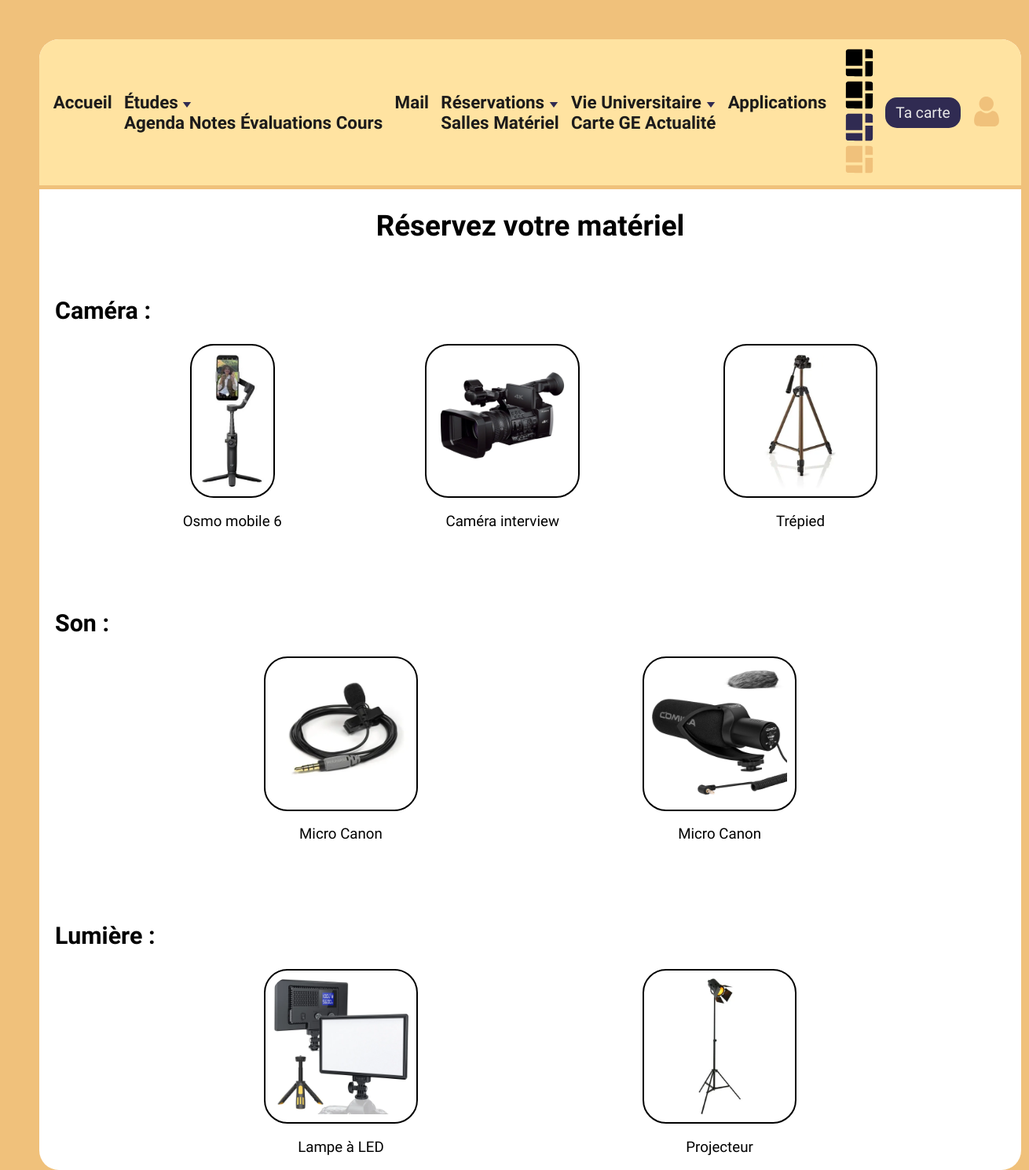
The page /reservation_materiel.php on the database its author committed.
### tables this page shows
CREATE TABLE `materiel` (
  `id_materiel` int(11) NOT NULL,
  `materiel_titre` varchar(100) NOT NULL,
  `description` varchar(1000) NOT NULL,
  `type` varchar(50) NOT NULL,
  `image` varchar(100) NOT NULL,
  `notice` varchar(100) DEFAULT NULL
);

### reservation_materiel.php (the view, shortened to what this page needs)
<!DOCTYPE html>
<html lang="fr">
<head>
        <link rel="stylesheet" href="style_de base.css">
        <link rel="stylesheet" href="reservation_materiel.css">
</head>
<body>
    <main>
        <?php
        include('nav.php');
        include('connexion.php');
        ?>
        <h1>Réservez votre matériel</h1>
        <br>
        <h2>Caméra : </h2>
        <div class="bloc_materiel">
        <?php
        $stmt_cam=$db->query("SELECT * FROM materiel WHERE type = 'camera' ");
        $result_cam=$stmt_cam->fetchAll(PDO::FETCH_ASSOC);
        foreach($result_cam as $cam){ ?>
            <div class="bloc_lien_img">
            <a class="materiel" href="detail_materiel.php?id=<?= $cam["id_materiel"]; ?>">
                <?= $cam['image']?>
                <h3><?= $cam['materiel_titre']?></h3>
            </a>
            </div>
        <?php
        }
        ?>
</div>
<br> <br> <br>
        <h2>Son : </h2>
<div class="bloc_materiel">
        <?php
        $stmt_son=$db->query("SELECT * FROM materiel WHERE type = 'son' ");
        $result_son=$stmt_son->fetchAll(PDO::FETCH_ASSOC);
        foreach($result_son as $son){ ?>
            <a class="materiel" href="detail_materiel.php?id=<?= $son["id_materiel"]; ?>">
                <?= $son['image']?>
                <h3><?= $son['materiel_titre']?></h3>
            </a>
        <?php
        }
        ?>
 </div>
 <br> <br> <br>
        <h2>Lumière : </h2>
<div class="bloc_materiel">
        <?php
        $stmt_lum=$db->query("SELECT * FROM materiel WHERE type = 'lumiere' ");
        $result_lum=$stmt_lum->fetchAll(PDO::FETCH_ASSOC);
        foreach($result_lum as $lum){ ?>
            <a class="materiel" href="detail_materiel.php?id=<?= $lum["id_materiel"]; ?>">
                <?= $lum['image']?>
                <h3><?= $lum['materiel_titre']?></h3>
            </a>
        <?php
        }
        ?>
</div>
    </main>
</body>
</html>

### nav.php (shortened to what this page needs)
<nav>
    <div class="links">
        <a href="">Accueil </a>
        <div class="dropdown">
            <a class="drop-bt" href="">Études <svg xmlns="http://www.w3.org/2000/svg" width="12" height="10" viewBox="0 0 9 6" fill="none">
<path d="M4.5 6L0.602887 0.749999L8.39711 0.75L4.5 6Z" fill="var(--blue)"/>
</svg></a>
            <div class="dropdown-content drop1">
                <a href="#">Agenda</a>
                <a href="#">Notes</a>
                <a href="#">Évaluations</a>
                <a href="#">Cours</a>
            </div>
        </div>
        <a href="">Mail</a>
        <div class="dropdown">
            <a class="drop-bt" href="">Réservations  <svg xmlns="http://www.w3.org/2000/svg" width="12" height="10" viewBox="0 0 9 6" fill="none">
<path d="M4.5 6L0.602887 0.749999L8.39711 0.75L4.5 6Z" fill="var(--blue)"/>
</svg></a>
            <div class="dropdown-content drop2">
                <a href="#">Salles</a>
                <a href="#">Matériel</a>
            </div>
        </div>
        <div class="dropdown">
            <a class="drop-bt" href="">Vie Universitaire  <svg xmlns="http://www.w3.org/2000/svg" width="12" height="10" viewBox="0 0 9 6" fill="none">
<path d="M4.5 6L0.602887 0.749999L8.39711 0.75L4.5 6Z" fill="var(--blue)"/>
</svg></a>
            <div class="dropdown-content drop3">
                <a href="#">Carte GE</a>
                <a href="#">Actualité</a>
            </div>
        </div>
        <a href="">Applications</a>
    </div>
    <div class="personne">
        <button id="theme">
            <div class="drop-color">
                <div></div>
                <div></div>
                <div></div>
            </div>
        </button>
        <button id="carte">Ta carte</button>
        <button id="profile">
        </button>
    </div>
</nav>

### style_de base.css (style rules this page uses)
*, *:before, *:after { box-sizing: border-box; }
:root { --grey: #E7E7E7; --white-grey: #F4F4F4; --yellow1: #FBEDD7; --yellow2: #FFE3A1; --yellow3: #F9D57F; --yellow4: #F0c17b; --pink: #FFBDBD; --black: #1c1b1b; --blue: #302B52; }
body { background-color: var(--yellow4); display: grid; place-items: center; height: 100vh; margin: 0; padding: 50px; font-family: 'Lexend Deca', sans-serif; }
main { background-color: white; width: 100%; height: 100%; border-radius: 25px; }
nav { background-color: var(--yellow2); padding: 10px; border-radius: 25px 25px 0 0; border-bottom: var(--yellow4) 5px solid; display: flex; align-items: center; }
nav a { text-decoration: none; color: var(--black); }
.links { margin-right: auto; display: flex; min-width: 1000px; width: 70%; font-family: 'Lusitana', serif; font-size: 1.4rem; justify-content: space-around; font-weight: 800; }
.personne { display: flex; align-items: center; min-width: 230px; justify-content: space-evenly; }
#carte { background-color: var(--blue); color: #E7E7E7; font-family: 'Lusitana', serif; font-size: 1.2rem; border: none; padding: 8px 13px; border-radius: 15px; cursor: pointer; }
#theme { width: 50px; background-color: transparent; cursor: pointer; border: none; align-self: center; }
#profile { background-color: transparent; border: none; width: 50px; cursor: pointer; }

### reservation_materiel.css (style rules this page uses)
h1 { font-family: 'Lusitana', serif; text-align: center; font-size: 2.3rem; }
h2 { font-family: 'Lusitana', serif; font-size: 1.9rem; padding-left: 20px; }
h3 { font-weight: 300; }
img { width: auto; height: 15vw; min-height: 136px; border: solid 2px black; border-radius: 30px; padding: 10px; display: flex; margin: auto; transition: 0.3s; }
.bloc_materiel { display: flex; justify-content: space-evenly; flex-wrap: wrap; }
.materiel { text-decoration: none; color: black; text-align: center; }

### rows shown on the page
materiel: image (picture), materiel_titre "Osmo mobile 6"
materiel: image (picture), materiel_titre "Caméra interview"
materiel: image (picture), materiel_titre "Trépied"
materiel: image (picture), materiel_titre "Micro Canon"
materiel: image (picture), materiel_titre "Micro Canon"
materiel: image (picture), materiel_titre "Lampe à LED"
materiel: image (picture), materiel_titre "Projecteur"
